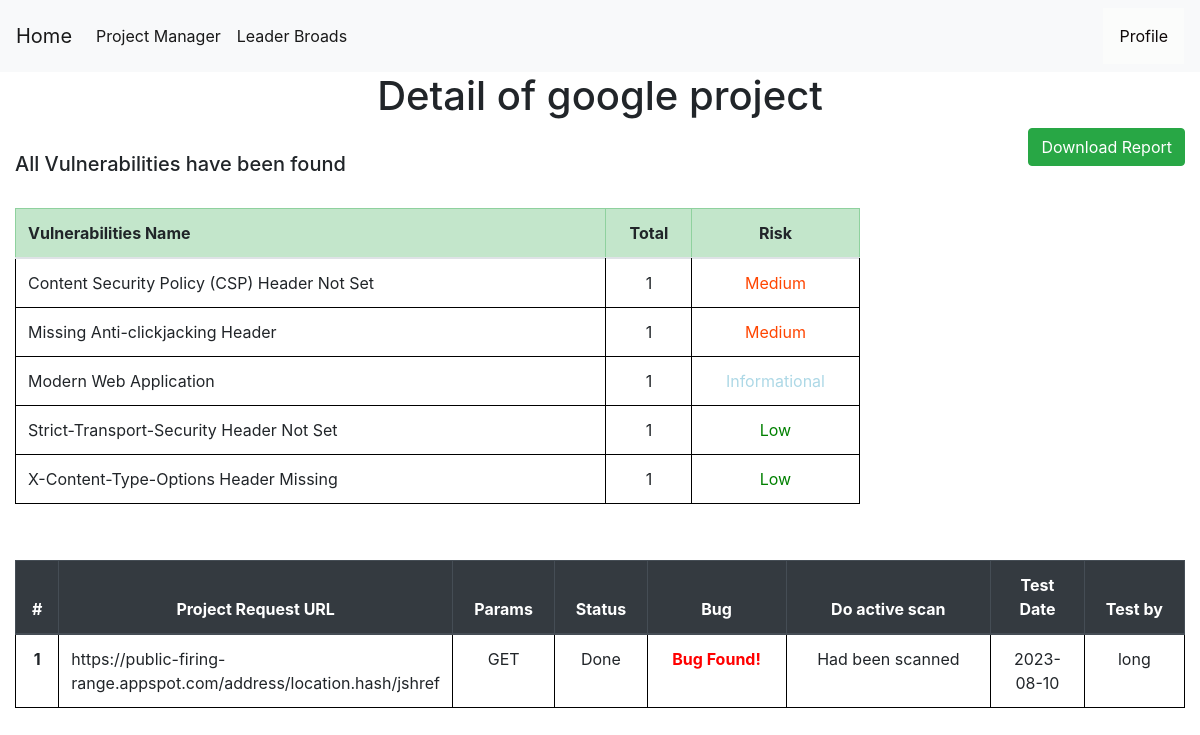
The app's page /project-detail/2 (signed in), older data.
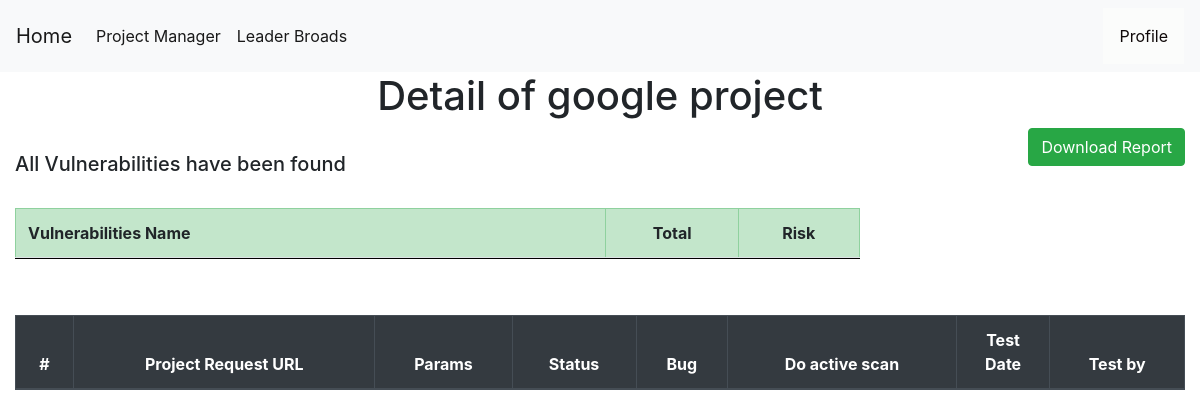
The same page, newer data.
### tables this page shows
CREATE TABLE bugs (
    bugid INTEGER PRIMARY KEY AUTOINCREMENT,
    requestid INTEGER NOT NULL,
    name TEXT NOT NULL,
    bugurl TEXT NOT NULL,
    method TEXT NOT NULL,
    cweid TEXT NOT NULL,
    confidence TEXT NOT NULL,
    description TEXT NOT NULL,
    solution TEXT NOT NULL,
    risk TEXT NOT NULL,
    reference TEXT NOT NULL DEFAULT NONE,
    other TEXT NOT NULL DEFAULT NONE,
    pentester TEXT,
    FOREIGN KEY (pentester) REFERENCES users(username) ON DELETE CASCADE
    FOREIGN KEY (requestid) REFERENCES requests(requestid) ON DELETE CASCADE
);

CREATE TABLE requests (
    requestid INTEGER PRIMARY KEY AUTOINCREMENT,
    projectid INTEGER NOT NULL,
    requesturl TEXT NOT NULL,
    status TEXT NOT NULL,
    bug TEXT,
    isscan INTEGER,
    haveparam TEXT,
    pentester TEXT,
    testdate DATE,
    FOREIGN KEY (pentester) REFERENCES users(username) ON DELETE CASCADE
    FOREIGN KEY (projectid) REFERENCES projects(projectid) ON DELETE CASCADE
);

### app.py (the view)
@app.route('/project-detail/<int:id>', methods=('GET', 'POST'))
def project_detail(id):
    msg = ''
    conn = get_db_connection()
    if session["userid"] == None:
        return redirect(url_for('login'))
    currentuser = get_current_user()
    project = conn.execute('SELECT * FROM projects WHERE projectid = ?',(id,)).fetchone()
    if currentuser["username"] != project["pentester"]:
        if currentuser["username"] == project["manager"]:
            print("")
        elif currentuser["role"] == 'Administrator':
            print("")
        else:
            return render_template('403.html',)
    conn = get_db_connection()
    users = conn.execute('SELECT * FROM users',).fetchall()
    havebugs = conn.execute('SELECT * FROM requests,bugs WHERE requests.requestid = bugs.requestid AND projectid = ? AND bugs.requestid in (SELECT requestid FROM bugs) GROUP BY bugs.requestid',(id,)).fetchall()
    requests = conn.execute('SELECT * FROM requests WHERE projectid = ?',(id,)).fetchall()
    total = conn.execute('SELECT count(requestid) FROM requests WHERE projectid = ?',(id,)).fetchone()
    totalrequest = total["count(requestid)"]
    done = conn.execute('SELECT count(requestid) FROM requests WHERE status = ? AND projectid = ?',("Done",id,)).fetchone()
    donerequest = done["count(requestid)"]
    remain = total["count(requestid)"] - done["count(requestid)"]
    if remain == 0 and totalrequest != 0:
        updateprj = conn.execute('UPDATE projects SET status = ?,enddate= ? WHERE projectid = ?',("Done",datetime.today().strftime('%Y-%m-%d'),id,))
    conn.commit()
    bugs = conn.execute('SELECT bugs.name,count(bugid),risk FROM requests,bugs WHERE requests.requestid = bugs.requestid AND projectid = ? GROUP BY bugs.name',(id,)).fetchall()
    conn.commit()
    conn.close()
    return render_template('project_detail.html',bugs=bugs,currentuser=currentuser,havebugs=havebugs,users=users,project=project,totalrequest=totalrequest,donerequest=donerequest,remain=remain,requests=requests,msg=msg)

### app.py (called while the page is built)
def get_db_connection():
    conn = sqlite3.connect('database.db')
    conn.row_factory = sqlite3.Row
    return conn

def get_current_user():
    userid = session["userid"]
    conn = get_db_connection()
    user = conn.execute('SELECT * FROM users WHERE userid = ?',(userid,)).fetchone()
    conn.commit()
    conn.close()
    return user

### templates/project_detail.html (shortened to what the changed rows need)
{% extends 'base.html' %}
{% block content %}
    <center><h1>{% block title %} Detail of {{project.projectname}}  {% endblock %}</h1></center>
<br>
    <div style="display: flex;justify-content: center;">
      <div style ="flex:1">
            <table class="table">
              <thead class="table-success">
                <tr>
                  <th style="width: 70%;"><a>Vulnerabilities Name</a></th>
                  <th style="text-align: center" ><a>Total</a></th>
                  <th style="text-align: center" ><a>Risk</a></th>
                </tr>
              </thead>
              <tbody>
                <tr>
                  {% for bug in bugs  %}
                  <tr>
                      <td style="width: 70%;">{{bug.name}}</td>
                      <td style="text-align: center">{{bug['count(bugid)']}}</td>
                      {% if bug.risk == 'Critical' %}
                      <td style="text-align: center" style="color: red"><a style="color:purple">{{bug.risk}}</a></td>
                      {% elif bug.risk == 'High' %}
                      <td style="text-align: center" style="color: red"><a style="color:Red">{{bug.risk}}</a></td>
                      {% elif bug.risk == 'Medium' %}
                      <td style="text-align: center" style="color: red"><a style="color:orangered">{{bug.risk}}</a></td>
                      {% elif bug.risk == 'Low'%}
                      <td style="text-align: center" style="color: red"><a style="color:green">{{bug.risk}}</a></td>
                      {% elif bug.risk == 'Informational'%}
                      <td style="text-align: center" style="color: red"><a style="color:lightblue">{{bug.risk}}</a></td>
                      {% endif %}
                  </tr>
                  {% endfor %}
                </tr>
              </tbody>
            </table>
        </div>
        <link rel= "stylesheet" type= "text/css" href= "{{ url_for('static',filename='css/showuser.css') }}">
        <link rel= "stylesheet" type= "text/css" href= "{{ url_for('static',filename='css/loading.css') }}">
</div>
<br>
<div>
    <table class="table" style="width:100%">
        <thead class="thead-dark" style="width:100%">
          <tr>
            <th style="text-align: center" scope="col">#</th>
            <th style="text-align: center" style="width: 150px;">Project Request URL</th>
            <th style="text-align: center" cope="col">Params</th>
            <th style="text-align: center" scope="col">Status</th>
            <th style="text-align: center" scope="col">Bug</th>
            <th style="text-align: center" scope="col">Do active scan</th>
            <th style="text-align: center;width: 8%;" scope="col">Test Date</th>
            <th style="text-align: center" scope="col">Test by</th>
          </tr>
        </thead>
        <tbody>
        {% for request in requests %}
          <tr>
            <th style="text-align: center" class="counterCell"></th>
            <td style="width: 150px;">{{ request.requesturl }}</td>
            <td style="text-align: center" >{{ request.haveparam }}</td>
            <td style="text-align: center" >{{ request.status }}</td>
            {% if request.isscan == 1 %}
              {% if request.bug == "Bug Found"%}
            <th style="color:red;text-align: center;"scope="row"><a style="color:red" href="{{ url_for('bug_detail',id= request.requestid) }} ">{{ request.bug }}!</a></th>
              {% else %}
              <th style="text-align: center" style="color: red"scope="row"><a style="color:green">Safe</a></th>
              {% endif %}
            {% elif request.isscan != 1%}
              <td style="text-align: center"><a style="color:blue">Run scan to know</a></td>
            {% endif %}
            {% if request.isscan != 1 %}
            <td style="text-align: center" >
              <span style="float:center;">
              <a onclick="loadScreen({{request.requestid}})"class="btn btn-success">Active scan</a>
              </span>
            </td>
            {% else %}
            <td style="text-align: center" >
              <span style="float:center;">
              Had been scanned
              </span>
            </td>
            {% endif %}
            <td style="text-align: center">{{ request.testdate }}</td>
            <td style="text-align: center">{{ request.pentester }}</td>
          {% endfor %}
        </tbody>
      </table>
    </div>
{% endblock %}

Row changes from the older to the newer data that the page shows:
no longer on this page (row edited): bugs: name "Content Security Policy (CSP) Header Not Set", requestid "1", risk "Medium"
no longer on this page (row edited): bugs: name "Missing Anti-clickjacking Header", bug "1", risk "Medium"
no longer on this page (row edited): bugs: name "Modern Web Application", requestid "1", risk "Informational"
no longer on this page (row edited): bugs: name "Strict-Transport-Security Header Not Set", requestid "1", risk "Low"
no longer on this page (row edited): bugs: name "X-Content-Type-Options Header Missing", requestid "1", risk "Low"
no longer on this page (row edited): requests: requesturl "https://public-firing-range.appspot.com/address/location.hash/jshref", haveparam "GET", status "Done", bug "Bug Found", isscan "Had been scanned", testdate "2023-08-10", pentester "long"
